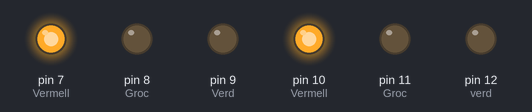
Bench run of a sketch on a simulated Arduino Uno, built with avr-gcc and run on an emulated ATmega328P. On the bench: output pins drawn as LEDs (lit = HIGH).

Above: at 0.5 s.
At 2.5 s:
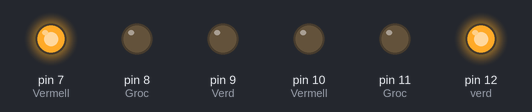
At 4.5 s:
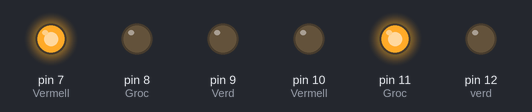
At 6.5 s:
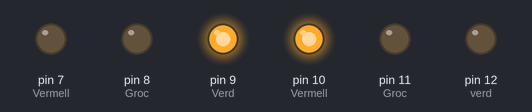
At 8.5 s:
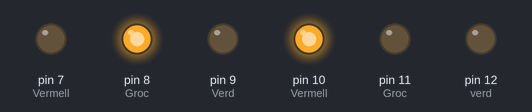
Timing chart, 0 to 13.0 s (numbered marks = the images above):
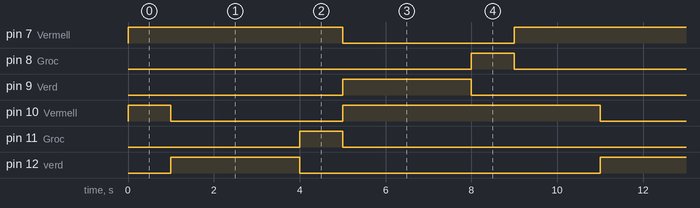

The sketch:

_2.0_semafor.ino
```cpp
void setup() {

  pinMode(12, OUTPUT); //verd
  pinMode(11, OUTPUT); //Groc
  pinMode(10, OUTPUT); //Vermell
  pinMode(9, OUTPUT); //Verd
  pinMode(8, OUTPUT); //Groc
  pinMode(7, OUTPUT); //Vermell


}


void loop() {
  //primera posicio del semafor (2 vermell
  digitalWrite(12, LOW);
  digitalWrite(11, LOW);
  digitalWrite(10, HIGH);  //vermell
  digitalWrite(9, LOW);
  digitalWrite(8, LOW);
  digitalWrite(7, HIGH); //vermell


  delay(1000);
  // segona posicio Verd 1 semafor l'altre Vermell
  digitalWrite(12, HIGH); //verd
  digitalWrite(11, LOW);
  digitalWrite(10, LOW);
  digitalWrite(9, LOW);
  digitalWrite(8, LOW);
  digitalWrite(7, HIGH);  //vermell

  delay(3000);

  //tercera posicio groc el semafor que estava en verd en l'etapa 2 i l'altre continua en Vermell
  digitalWrite(12, LOW);
  digitalWrite(11, HIGH); //groc
  digitalWrite(10, LOW);
  digitalWrite(9, LOW);
  digitalWrite(8, LOW);
  digitalWrite(7, HIGH); //vermell


  delay(1000);

  // Vermell el semafor que estava en groc anteriorment i Verd l'altre
  digitalWrite(12, LOW);
  digitalWrite(11, LOW);
  digitalWrite(10, HIGH); //vermell
  digitalWrite(9, HIGH); //verd
  digitalWrite(8, LOW);
  digitalWrite(7, LOW);


  delay(3000);
// continua vermell el semafor anterior i el que estava verd ara groc
  digitalWrite(12, LOW);
  digitalWrite(11, LOW);
  digitalWrite(10, HIGH); //vermell
  digitalWrite(9, LOW);
  digitalWrite(8, HIGH); //groc
  digitalWrite(7, LOW);


  delay(1000);
 // Vermell tots 2 semafors tornar a començar...
  digitalWrite(12, LOW);
  digitalWrite(11, LOW);
  digitalWrite(10, HIGH); //vermell
  digitalWrite(9, LOW);
  digitalWrite(8, LOW);
  digitalWrite(7, HIGH); //vermell


  delay(1000);
}
```

Measured:
- by itself, pin 7 (Vermell), pin 10 (Vermell): repeats every 10.0 s: LOW 4.0 s, HIGH 6.0 s
- by itself, pin 8 (Groc), pin 11 (Groc): alternates HIGH for 1.0 s and LOW for 9.0 s
- by itself, pin 9 (Verd), pin 12 (verd): alternates HIGH for 3.0 s and LOW for 7.0 s
